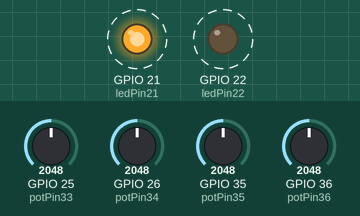
The sketch below on a simulated ESP32. Parts: output pins drawn as LEDs (lit = HIGH). Dashed ring = blinking. The inputs (shaded band) are chosen by the test bench; at power-on: GPIO 25 (potPin33) = 2048, GPIO 26 (potPin34) = 2048, GPIO 35 (potPin35) = 2048, GPIO 36 (potPin36) = 2048. Nothing arrives over Bluetooth unless stated; what the sketch prints to the serial monitor is not drawn.

Above: at 0.2 s.
Timing chart, 0 to 3.0 s (numbered marks = the images above):
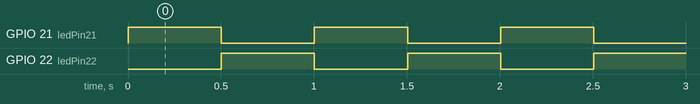

Measured:
- by itself, GPIO 21 (ledPin21), GPIO 22 (ledPin22): alternates HIGH for 0.50 s and LOW for 0.50 s

The sketch:

aaaa.ino
```cpp
#include "BluetoothSerial.h"
/* Check if Bluetooth configurations are enabled in the SDK */
/* If not, then you have to recompile the SDK */

#if !defined(CONFIG_BT_ENABLED) || !defined(CONFIG_BLUEDROID_ENABLED)
#error Bluetooth is not enabled! Please run `make menuconfig` to and enable it
#endif
BluetoothSerial SerialBT;
int light36 = 0;
const int potPin36 = 36;
int light35 = 0;
const int potPin35 = 35;
int light34 = 0;
const int potPin34 = 26;
int light33 = 0;
const int potPin33 = 25;

const int ledPin22 = 22; // 730-740nm power led output (0-230 hertz)  ==> 30mA , 1.42 Volt
const int ledPin21 = 21; // 840-850nm power led output (0-230 hertz)  ==> 35mA , 1.27 Volt
const int freq = 5000;
const int ledChannel0 = 0; // for 730nm led channel
const int ledChannel1 = 1;  // for 850nm led channel
const int resolution = 8;
int ledChannel = 0;
const int MAX_HERTZ = 255;
const int MIN_HERTZ = 0;

void setup() {
  pinMode(potPin36, INPUT);
  pinMode(potPin35, INPUT);
  pinMode(potPin34, INPUT);
  pinMode(potPin33, INPUT);

  ledcSetup(ledChannel0, freq, resolution);
  ledcSetup(ledChannel1, freq, resolution);

  ledcAttachPin(ledPin21, ledChannel0);
  ledcAttachPin(ledPin22, ledChannel1);

  Serial.begin(115200);
  /* If no name is given, default 'ESP32' is applied */
  /* If you want to give your own name to ESP32 Bluetooth device, then */
  /* specify the name as an argument SerialBT.begin("myESP32Bluetooth"); */
  SerialBT.begin("myESP32Bluetooth");
  Serial.println("Bluetooth Started! Ready to pair...");
}

void loop() {

  //----------------------------------------------------
  light36 = 0.0;
  light36 += analogRead(potPin36);
  Serial.print("0 ");
  Serial.println(light36);
  SerialBT.println(light36);
  //--------------------------------------------------
  light35 = 0.0;
  light35 += analogRead(potPin35);
  Serial.print("1 ");
  Serial.println(light35);
  SerialBT.println(light35);
//  -------------------------------------------------
  light34 = 0.0;
  light34 += analogRead(potPin34);
  Serial.print("2 ");
  Serial.println(light34);
  SerialBT.println(light34);
//  ------------------------------------------
  light33 = 0.0;
  light33 += analogRead(potPin33);
  Serial.print("3 ");
  Serial.println(light33);
  SerialBT.println(light33);
//  -------------------------------------
    if(ledChannel==0){
      ledcWrite(ledChannel, MAX_HERTZ);
      ledChannel = 1;
      ledcWrite(ledChannel,MIN_HERTZ);
    }
    else if(ledChannel == 1){
      ledcWrite(ledChannel, MAX_HERTZ);
      ledChannel = 0;
      ledcWrite(ledChannel,MIN_HERTZ);
    }
    else {
      exit(0);
    }
//      ledcWrite(ledChannel, MAX_HERTZ);
  delay(500);
}
```
